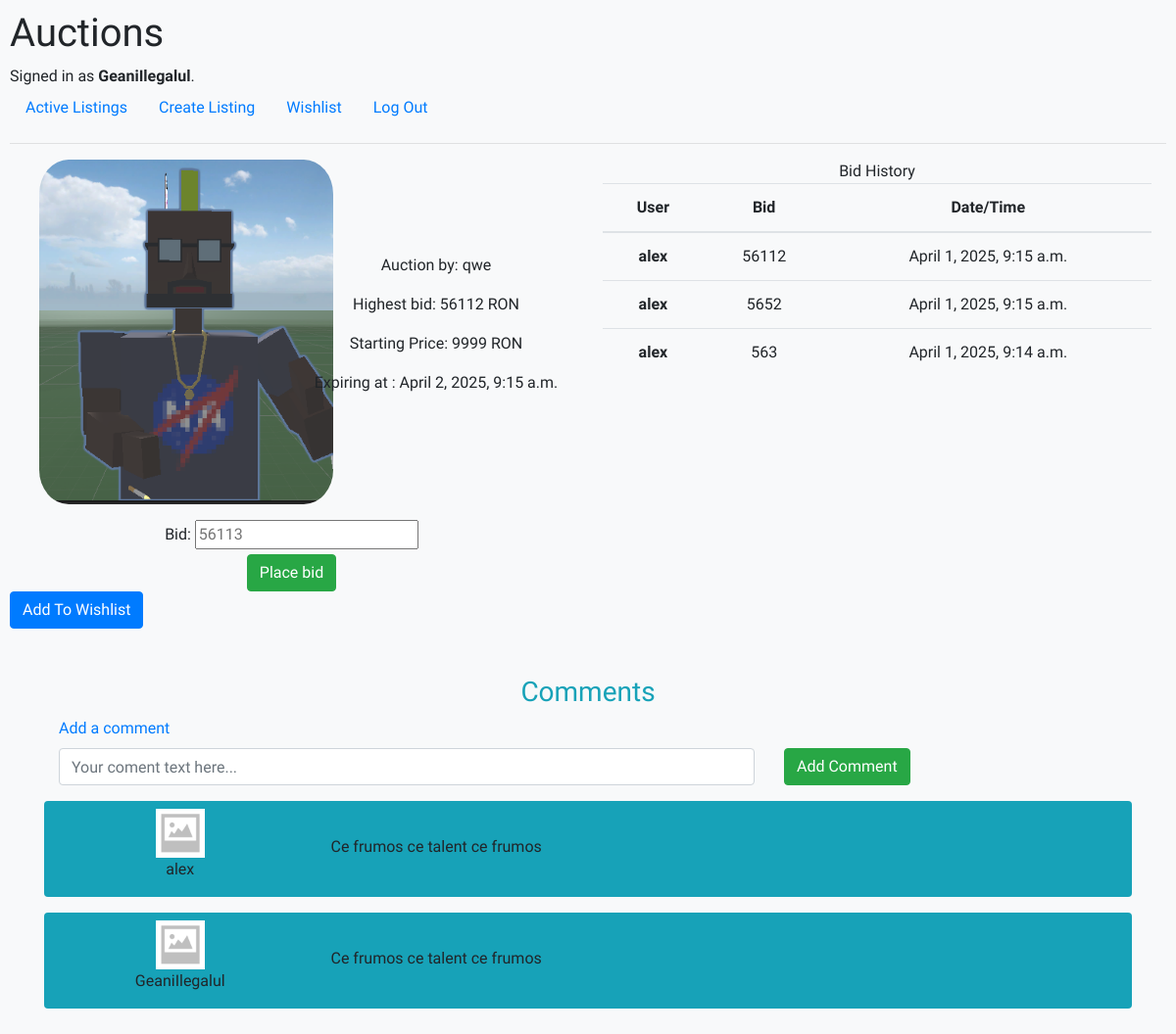
The page /see_auction/8 (signed in) on the database its author committed.
### auctions/models.py (models this page shows, shortened)
class User(AbstractUser):
    pass

class Listing(models.Model):
    title = models.CharField(validators=[MinLengthValidator(5)], max_length=50, default="")
    user_posted = models.ForeignKey(User, on_delete=models.CASCADE)
    photo = models.ImageField(upload_to='auction_photo')
    startingPrice = models.IntegerField(validators=[MinValueValidator(0), MaxValueValidator(9999)])
    uploadDate = models.DateTimeField(auto_now_add = True)
    active = models.BooleanField(default= True)
    category = models.CharField(validators=[MinLengthValidator(1)], max_length=64)
    currentPrice = models.IntegerField(default=0)
    expire = models.DateTimeField(default=timezone.now() + timedelta(hours=24))
    def check_expired(self):
        if timezone.now() >= self.expire:
            self.active = False
            self.save()

class Bid(models.Model):
    listing = models.ForeignKey(Listing, on_delete=models.CASCADE)
    bid_price = models.IntegerField(validators=[MinValueValidator(0), MaxValueValidator(9999)])
    user_id = models.ForeignKey(User, on_delete=models.CASCADE)
    date = models.DateTimeField(auto_now_add = True)

class Comment(models.Model):
    user = models.ForeignKey(User, on_delete=models.CASCADE)
    comment = models.CharField(validators=[MinLengthValidator(5)], max_length=100)
    listing = models.ForeignKey(Listing, on_delete=models.CASCADE)

### auctions/views.py (the view, shortened to what this page needs)
# urls.py: path("see_auction/<int:auction_id>", views.see_auction, name="see_auction"),
@login_required(login_url="/login")
def see_auction(request, auction_id):
    check_for_expired()
    auction_data = Listing.objects.filter(pk=auction_id).all()
    bids_data = Bid.objects.filter(listing = auction_id)
    class BidForm(forms.Form):
        bid = forms.IntegerField(min_value= auction_data[0].currentPrice + 1, max_value= 99999, widget=forms.TextInput(attrs={'placeholder' : auction_data[0].currentPrice + 1}))
    bid_form = BidForm()
    bids_data = Bid.objects.filter(listing = auction_id).order_by('-bid_price')[:10]
    check_wishlist = Wishlist.objects.filter(user = request.user, listing = auction_data[0]).all()
    if len(check_wishlist) > 0:
        wishlist = True
    else:
        wishlist = False
    comments = Comment.objects.filter(listing = auction_data[0]).all()
    class CommentForm(forms.Form):
        text = forms.CharField(min_length=5, max_length=100, required=True, widget=forms.TextInput({'placeholder' : 'Your coment text here...', 'label' : 'Add a comment', 'class' : 'form-control'}))
    comment_form = CommentForm()
    return render(request , "auctions/see_auction.html", {
        'data' : auction_data[0], 'form' : bid_form, 'bids' : bids_data, 'wishlist' : wishlist, 'comments' : comments, 'comment_form' : comment_form
    })

### auctions/views.py
    class BidForm(forms.Form):
        bid = forms.IntegerField(min_value= auction_data[0].currentPrice + 1, max_value= 99999, widget=forms.TextInput(attrs={'placeholder' : auction_data[0].currentPrice + 1}))

    class CommentForm(forms.Form):
        text = forms.CharField(min_length=5, max_length=100, required=True, widget=forms.TextInput({'placeholder' : 'Your coment text here...', 'label' : 'Add a comment', 'class' : 'form-control'}))

### auctions/views.py (called while the page is built)
def check_for_expired():
    for listing in Listing.objects.filter(active = True):
        listing.check_expired()

### auctions/templates/auctions/see_auction.html (shortened to what this page needs)
{% extends "auctions/layout.html" %}
{% load static %}
{% block body %}
<div class="{% if not data.active %} bg-light.bg-gradient {% endif %}">
    <div class="container-fluid ">
        <div class="row">
        <div class="d-flex align-items-center col-6">
            <div class="col-6">
                <img src="{{data.photo.url}}" style="max-width: 300px; border-radius: 10%;">
            </div>
            <div class="col-6 text-center">
                <p>Auction by: {{data.user_posted}}</p>
                <p>Highest bid: {{data.currentPrice}} RON</p>
                <p>Starting Price: {{data.startingPrice}} RON</p>
                <p>Expiring at : {{data.expire}}</p>
            </div>
            </div>
            <div class="col-6 text-center">
                Bid History
                <table class="table">
                    <thead>
                        <tr>
                            <th scope="col">User</th>
                            <th scope="col">Bid</th>
                            <th scope="col">Date/Time</th>
                            </tr>
                    </thead>
                    <tbody>
                        {% for bid in bids %}
                        <tr>
                        <th scope="row">{{bid.user_id}}</th>
                        <td>{{bid.bid_price}}</td>
                        <td>{{bid.date}}</td>
                        </tr>
                        {% endfor %}
                    </tbody>
                </table>
                </div>
            </div>
        </div>
        <div class="row d-flex align-items-center text-center">
            {% if data.active == False %}
            <p class="alert alert-warning text-center col-6 m-2">Listing Expired. Won by : {{bids.0.user_id}}
            {% else %}
            {% if user.username|lower == data.user_posted|lower %}
                <p class="alert alert-warning text-center col-6 m-2">You cannot bid on your own listing.</p>
            {% else %}
            <form class="text-center text-capitalize mt-3 col-6" method="post">
                {{form}}
                <button type="submit" class="button btn-success btn">Place bid</button>
            </form>
            {% endif %}
            {% endif %}
        </div>
    </div>
    <form action="{% url 'add_wishlist' data.id %}" method="POST">
        <button type="submit" class="button btn btn-primary">{% if wishlist %} Remove From Wishlist {% else %} Add To Wishlist {% endif %}</button>
    </form>
<div class="container mt-5 row mx-auto">
        <div class="col-12">
    <p class="text-info text-center fw-bold h3">Comments</p>
</div>
    <div class="col-12 add-coment">
        <form>
            <div class="row align-items-center">
            <div class="form-group col-8">
            {% for field in comment_form %}
            <label for="Comment" class="form-label text-primary">Add a comment</label>
            {{field}}
            {% endfor %}
            </div>
            <div class="col-4 mt-3">
            <button class="button btn btn-success">Add Comment</button>
             </div>
        </form>
    </div>
    <div class="comment-section text-black fw-bold">
        {% for comment in comments %}
        <div class="row align-items-center comment rounded bg-info pt-2 mb-3">
        <div class="col-3 profile-pic text-center">
            <img src="{% static 'auctions/no_image.png'  %}" width="50px">
            <p class="text-wrap">{{comment.user}}</p>
        </div>
        <div class="col-9 text-left mt-1">
            <p>{{comment.comment}}</p>
        </div>
             </div>
         {% endfor %}
  </div>
</div>
{% endblock %}

### auctions/templates/auctions/layout.html (shortened to what this page needs)
{% load static %}
<!DOCTYPE html>
<html lang="en">
    <head>
        <link rel="stylesheet" href="https://stackpath.bootstrapcdn.com/bootstrap/4.4.1/css/bootstrap.min.css">
        <link href="{% static 'auctions/styles.css' %}" rel="stylesheet">
    </head>
    <body class="bg-light" style="font-family: 'Winky Sans', sans-serif;
    font-optical-sizing: auto;">
        <h1>Auctions</h1>
        <div>
            {% if user.is_authenticated %}
                Signed in as <strong>{{ user.username }}</strong>.
            {% else %}
                Not signed in.
            {% endif %}
        </div>
        <ul class="nav">
            <li class="nav-item">
                <a class="nav-link" href="{% url 'index' %}">Active Listings</a>
            </li>
            <li class="nav-item">
                <a class="nav-link" href="{% url 'create_listing' %}">Create Listing</a>
            </li>
            <li class="nav-item">
                <a class="nav-link" href="{% url 'wishlist' %}">Wishlist</a>
            </li>
            {% if user.is_authenticated %}
                <li class="nav-item">
                    <a class="nav-link" href="{% url 'logout' %}">Log Out</a>
                </li>
            {% endif %}
        </ul>
        <hr>
        {% block body %}
        {% endblock %}
    </body>
</html>

### auctions/static/auctions/styles.css (style rules this page uses)
body { padding: 10px; }

### rows shown on the page
User: username "GeaniIlegalul"
Listing: photo (picture), user_posted "qwe", currentPrice "56112", startingPrice "9999", expire "April 2, 2025, 9:15 a.m."
Bid: user_id "alex", bid_price "56112", date "April 1, 2025, 9:15 a.m."
Bid: user_id "alex", bid_price "5652", date "April 1, 2025, 9:15 a.m."
Bid: user_id "alex", bid_price "563", date "April 1, 2025, 9:14 a.m."
Comment: user "alex", comment "Ce frumos ce talent ce frumos"
Comment: user "GeaniIlegalul", comment "Ce frumos ce talent ce frumos"
